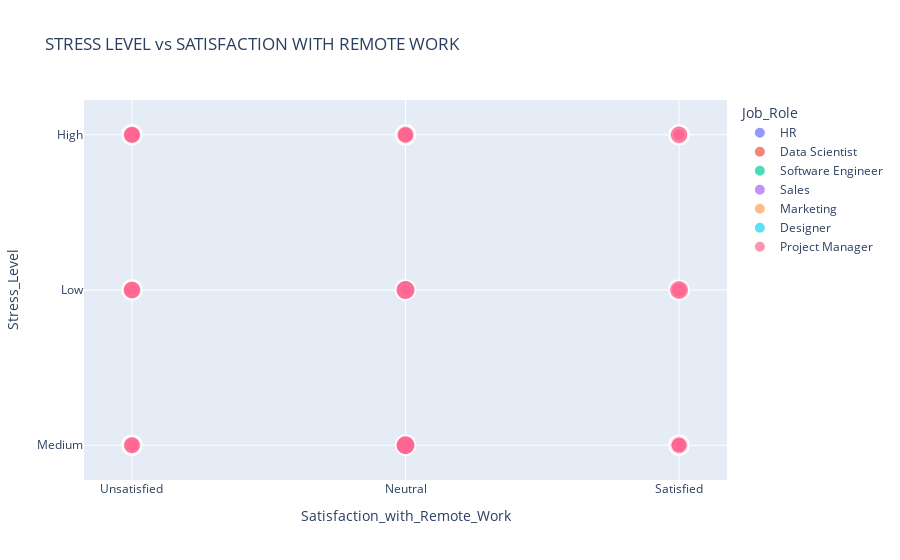

Write notebook code for a chart like this one.
### Code cell
# ADD A FILTERABLE SCATTER PLOT STRESS LEVEL vs SATISFACTION WITH REMOTE WORK
fig = px.scatter(
    data,
    'Satisfaction_with_Remote_Work',
    y='Stress_Level',
    color='Job_Role',
    size='Hours_Worked_Per_Week',   # <-- comma was missing here
    title='STRESS LEVEL vs SATISFACTION WITH REMOTE WORK',
    hover_name='Employee_ID'
)

fig.update_layout(legend_title_text='Job_Role')
fig.show()

### Figure 1 — Plotly figure (JSON) as saved in the notebook; plotly's stock layout.template omitted (floating-point values rounded to 4 significant figures; data arrays with more than 128 entries replaced by an {"elided": "..."} marker saying what was removed)
{"data": [{"hovertemplate": "<b>%{hovertext}</b><br><br>Job_Role=HR<br>Satisfaction_with_Remote_Work=%{x}<br>Stress_Level=%{y}<br>Hours_Worked_Per_Week=%{marker.size}<extra></extra>", "hovertext": {"elided": "716 str values"}, "legendgroup": "HR", "marker": {"color": "#636efa", "size": {"elided": "716 int values"}, "sizemode": "area", "sizeref": 0.15, "symbol": "circle"}, "mode": "markers", "name": "HR", "showlegend": true, "type": "scattergl", "x": {"elided": "716 str values"}, "xaxis": "x", "y": {"elided": "716 str values"}, "yaxis": "y"}, {"hovertemplate": "<b>%{hovertext}</b><br><br>Job_Role=Data Scientist<br>Satisfaction_with_Remote_Work=%{x}<br>Stress_Level=%{y}<br>Hours_Worked_Per_Week=%{marker.size}<extra></extra>", "hovertext": {"elided": "696 str values"}, "legendgroup": "Data Scientist", "marker": {"color": "#EF553B", "size": {"elided": "696 int values"}, "sizemode": "area", "sizeref": 0.15, "symbol": "circle"}, "mode": "markers", "name": "Data Scientist", "showlegend": true, "type": "scattergl", "x": {"elided": "696 str values"}, "xaxis": "x", "y": {"elided": "696 str values"}, "yaxis": "y"}, {"hovertemplate": "<b>%{hovertext}</b><br><br>Job_Role=Software Engineer<br>Satisfaction_with_Remote_Work=%{x}<br>Stress_Level=%{y}<br>Hours_Worked_Per_Week=%{marker.size}<extra></extra>", "hovertext": {"elided": "711 str values"}, "legendgroup": "Software Engineer", "marker": {"color": "#00cc96", "size": {"elided": "711 int values"}, "sizemode": "area", "sizeref": 0.15, "symbol": "circle"}, "mode": "markers", "name": "Software Engineer", "showlegend": true, "type": "scattergl", "x": {"elided": "711 str values"}, "xaxis": "x", "y": {"elided": "711 str values"}, "yaxis": "y"}, {"hovertemplate": "<b>%{hovertext}</b><br><br>Job_Role=Sales<br>Satisfaction_with_Remote_Work=%{x}<br>Stress_Level=%{y}<br>Hours_Worked_Per_Week=%{marker.size}<extra></extra>", "hovertext": {"elided": "733 str values"}, "legendgroup": "Sales", "marker": {"color": "#ab63fa", "size": {"elided": "733 int values"}, "sizemode": "area", "sizeref": 0.15, "symbol": "circle"}, "mode": "markers", "name": "Sales", "showlegend": true, "type": "scattergl", "x": {"elided": "733 str values"}, "xaxis": "x", "y": {"elided": "733 str values"}, "yaxis": "y"}, {"hovertemplate": "<b>%{hovertext}</b><br><br>Job_Role=Marketing<br>Satisfaction_with_Remote_Work=%{x}<br>Stress_Level=%{y}<br>Hours_Worked_Per_Week=%{marker.size}<extra></extra>", "hovertext": {"elided": "683 str values"}, "legendgroup": "Marketing", "marker": {"color": "#FFA15A", "size": {"elided": "683 int values"}, "sizemode": "area", "sizeref": 0.15, "symbol": "circle"}, "mode": "markers", "name": "Marketing", "showlegend": true, "type": "scattergl", "x": {"elided": "683 str values"}, "xaxis": "x", "y": {"elided": "683 str values"}, "yaxis": "y"}, {"hovertemplate": "<b>%{hovertext}</b><br><br>Job_Role=Designer<br>Satisfaction_with_Remote_Work=%{x}<br>Stress_Level=%{y}<br>Hours_Worked_Per_Week=%{marker.size}<extra></extra>", "hovertext": {"elided": "723 str values"}, "legendgroup": "Designer", "marker": {"color": "#19d3f3", "size": {"elided": "723 int values"}, "sizemode": "area", "sizeref": 0.15, "symbol": "circle"}, "mode": "markers", "name": "Designer", "showlegend": true, "type": "scattergl", "x": {"elided": "723 str values"}, "xaxis": "x", "y": {"elided": "723 str values"}, "yaxis": "y"}, {"hovertemplate": "<b>%{hovertext}</b><br><br>Job_Role=Project Manager<br>Satisfaction_with_Remote_Work=%{x}<br>Stress_Level=%{y}<br>Hours_Worked_Per_Week=%{marker.size}<extra></extra>", "hovertext": {"elided": "738 str values"}, "legendgroup": "Project Manager", "marker": {"color": "#FF6692", "size": {"elided": "738 int values"}, "sizemode": "area", "sizeref": 0.15, "symbol": "circle"}, "mode": "markers", "name": "Project Manager", "showlegend": true, "type": "scattergl", "x": {"elided": "738 str values"}, "xaxis": "x", "y": {"elided": "738 str values"}, "yaxis": "y"}], "layout": {"legend": {"itemsizing": "constant", "title": {"text": "Job_Role"}, "tracegroupgap": 0}, "title": {"text": "STRESS LEVEL vs SATISFACTION WITH REMOTE WORK"}, "xaxis": {"anchor": "y", "domain": [0, 1], "title": {"text": "Satisfaction_with_Remote_Work"}}, "yaxis": {"anchor": "x", "domain": [0, 1], "title": {"text": "Stress_Level"}}}}
